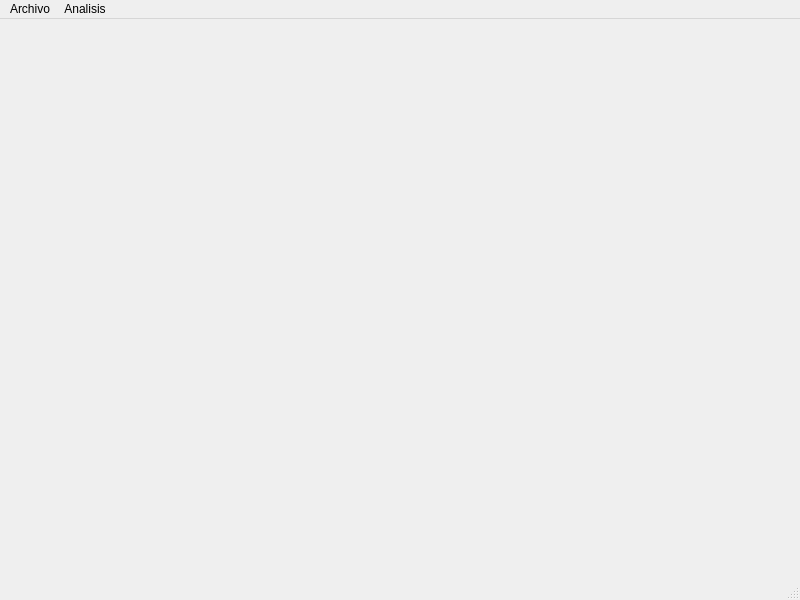
<?xml version="1.0" encoding="UTF-8"?>
<ui version="4.0">
 <class>MainWindow</class>
 <widget class="QMainWindow" name="MainWindow">
  <property name="geometry">
   <rect>
    <x>0</x>
    <y>0</y>
    <width>800</width>
    <height>600</height>
   </rect>
  </property>
  <property name="windowTitle">
   <string>Demostrador de Formulas</string>
  </property>
  <widget class="QWidget" name="centralwidget"/>
  <widget class="QMenuBar" name="menubar">
   <property name="geometry">
    <rect>
     <x>0</x>
     <y>0</y>
     <width>800</width>
     <height>21</height>
    </rect>
   </property>
   <widget class="QMenu" name="menuArchivo">
    <property name="title">
     <string>Archivo</string>
    </property>
    <addaction name="actionAbrir_archivo"/>
    <addaction name="actionCerrar"/>
   </widget>
   <widget class="QMenu" name="menuAnalisis">
    <property name="title">
     <string>Analisis</string>
    </property>
    <addaction name="actionDemostrar"/>
    <addaction name="actionBorrar"/>
   </widget>
   <addaction name="menuArchivo"/>
   <addaction name="menuAnalisis"/>
  </widget>
  <widget class="QStatusBar" name="statusbar"/>
  <action name="actionAbrir_archivo">
   <property name="icon">
    <iconset>
     <normaloff>file.ico</normaloff>file.ico</iconset>
   </property>
   <property name="text">
    <string>Abrir archivo...</string>
   </property>
  </action>
  <action name="actionCerrar">
   <property name="icon">
    <iconset>
     <normaloff>close.ico</normaloff>close.ico</iconset>
   </property>
   <property name="text">
    <string>Cerrar</string>
   </property>
  </action>
  <action name="actionDemostrar">
   <property name="icon">
    <iconset>
     <normaloff>resolution.ico</normaloff>resolution.ico</iconset>
   </property>
   <property name="text">
    <string>Demostrar</string>
   </property>
  </action>
  <action name="actionBorrar">
   <property name="icon">
    <iconset>
     <normaloff>erase.ico</normaloff>erase.ico</iconset>
   </property>
   <property name="text">
    <string>Borrar</string>
   </property>
  </action>
  <action name="actionAcerca_de">
   <property name="text">
    <string>Acerca de ...</string>
   </property>
  </action>
 </widget>
 <resources/>
 <connections/>
</ui>
